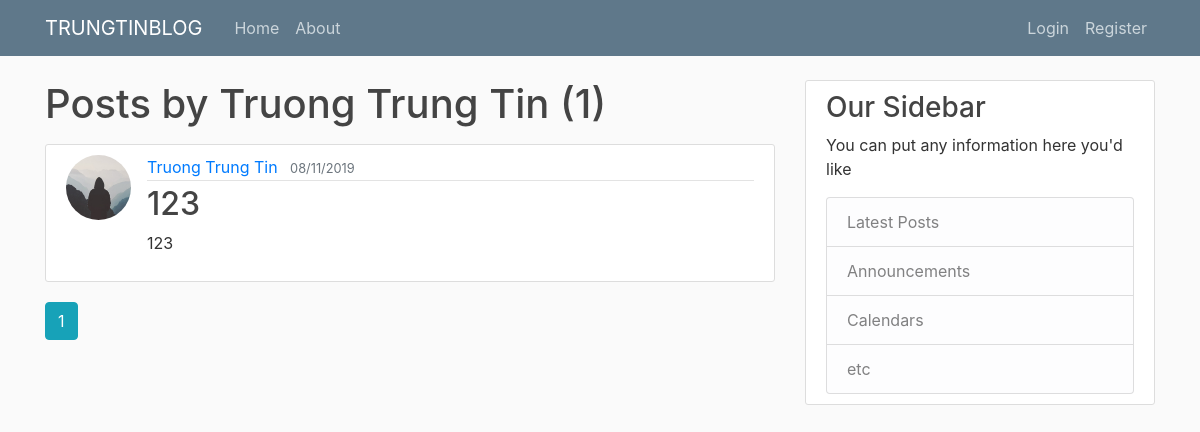
/user/trungtin230599, run on the app's committed database.
### TrungtinBlog/models.py (models this page shows, shortened)
class User(db.Model, UserMixin):
    id = db.Column(db.Integer, primary_key = True)
    fullname = db.Column(db.String(120), unique = False, nullable = False)
    username = db.Column(db.String(20), unique = True, nullable = False)
    email = db.Column(db.String(120), unique = True, nullable = False)
    telephone = db.Column(db.String(10), unique = True, nullable = False)
    image_file = db.Column(db.String(20), nullable = False, default = 'default.jpg')
    password = db.Column(db.String(60), nullable = False)
    posts = db.relationship('Post', backref = 'author', lazy = True)

class Post(db.Model):
    id = db.Column(db.Integer, primary_key = True)
    title = db.Column(db.String(100), nullable = False)
    date_posted = db.Column(db.DateTime, nullable = False, default = datetime.utcnow)
    content = db.Column(db.Text, nullable = False)
    user_id = db.Column(db.Integer, db.ForeignKey('user.id'), nullable = False)

### TrungtinBlog/users/routes.py (the view)
@users.route("/user/<string:username>")
def user_posts(username):
    page = request.args.get('page', 1, type=int)
    user = User.query.filter_by(username=username).first_or_404()
    posts = Post.query.filter_by(author=user)\
        .order_by(Post.date_posted.desc())\
        .paginate(page=page, per_page=3)
    return render_template('user_posts.html', posts=posts, user=user)

### TrungtinBlog/templates/user_posts.html
{% extends "layout.html" %}
{% block content %}
<h1 class="mb-3"> Posts by {{ user.fullname }} ({{ posts.total }})</h1>
{% for post in posts.items %}
<article class="media content-section">
    <img class="rounded-circle article-img"
        src="{{ url_for('static', filename='profile_pics/' + post.author.image_file) }}">
    <div class="media-body">
        <div class="article-metadata">
            <a class="mr-2"
                href="{{ url_for('users.user_posts', username = post.author.username) }}">{{ post.author.fullname }}</a>
            <small class="text-muted">{{ post.date_posted.strftime('%d/%m/%Y') }}</small>
        </div>
        <h2><a class="article-title" href="{{ url_for('posts.post', post_id = post.id) }}">{{ post.title }}</a></h2>
        <p class="article-content">{{ post.content }}</p>
    </div>
</article>
{% endfor %}
{% for page_num in posts.iter_pages(left_edge = 1, right_edge = 1, left_current = 1, right_current = 2) %}
{% if page_num %}
{% if posts.page == page_num %}
<a class="btn btn-info mb-4"
    href="{{ url_for('users.user_posts', username = user.username, page = page_num) }}">{{ page_num }}</a>
{% else %}
<a class="btn btn-outline-info mb-4"
    href="{{ url_for('users.user_posts', username = user.username, page = page_num) }}">{{ page_num }}</a>
{% endif %}
{% else %}
...
{% endif %}
{% endfor %}
{% endblock %}

### TrungtinBlog/static/main.css (style rules this page uses)
body { background: #fafafa; color: #333333; margin-top: 5rem; }
h1, h2, h3, h4, h5, h6 { color: #444444; }
.content-section { background: #ffffff; padding: 10px 20px; border: 1px solid #dddddd; border-radius: 3px; margin-bottom: 20px; }
.article-title { color: #444444; }
.article-content { white-space: pre-line; }
.article-img { height: 65px; width: 65px; margin-right: 16px; }
.article-metadata { padding-bottom: 1px; margin-bottom: 4px; border-bottom: 1px solid #e3e3e3 }

### data on the page
User: fullname "Truong Trung Tin"
Post: image_file (placeholder picture), author.fullname "Truong Trung Tin", date_posted "08/11/2019", title "123", content "123"

### other printed values
{{ posts.total }} "1"
{{ page_num }} "1"
